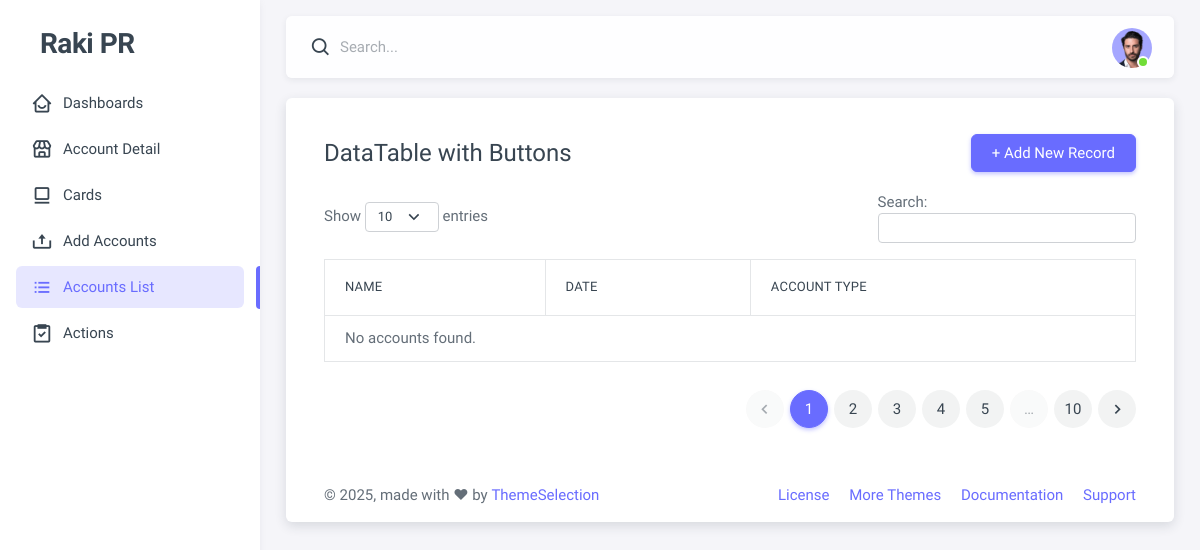
The page /account_list/ on the database as committed earlier.
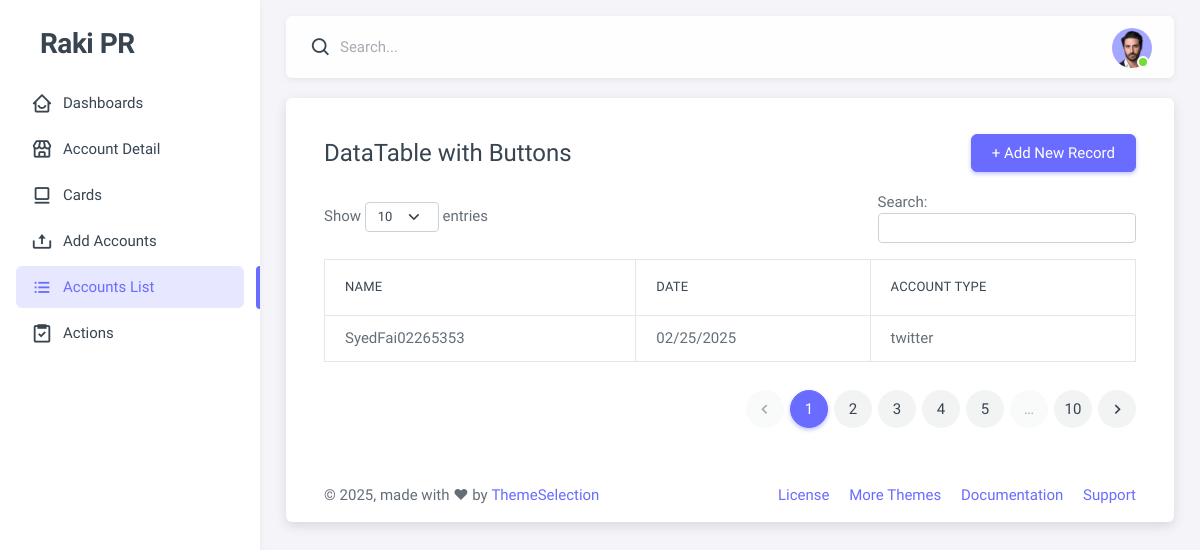
The same page on the database as committed later.
### accountManager/models.py (models this page shows, shortened)
class TwitterAccount(models.Model):
    username = models.CharField(max_length=255, unique=True)
    access_token = models.TextField(blank=True, null=True)  # Longer tokens
    refresh_token = models.TextField(blank=True, null=True)  # Add refresh token
    twitter_user_id = models.CharField(max_length=50, blank=True, null=True)
    expires_at = models.DateTimeField(blank=True, null=True)
    created_at = models.DateTimeField(auto_now_add=True)
    account_type = models.CharField(max_length=255, null=True)

### accountManager/views.py (the view)
# urls.py: path('account_list/', views.account_list, name='account_list'),
def account_list(request):
    accounts = TwitterAccount.objects.all()
    context ={
        'accounts' : accounts,
        }
    return render(request, 'Sneat/account-list.html', context)

### accountManager/templates/Sneat/account-list.html (shortened to what this page needs)
{% extends "Sneat/base.html" %} {% load static %} {% block body %}
<div class="container">
    <div class="content-wrapper shadow-lg p-3 mt-5 bg-white rounded">
      <div class="container-xxl flex-grow-1 container-p-y   ">
        <div class="d-flex flex-column flex-md-row align-items-start align-items-md-center">
          <h4 class="mb-3 mb-md-0">DataTable with Buttons</h4>
          <button class="btn btn-primary ms-md-auto">+ Add New Record</button>
        </div>
        <div class="d-flex flex-column flex-md-row justify-content-between align-items-start align-items-md-center mt-5">
          <div class="mb-3 mb-md-0">
            <label>
              Show
              <select
                name="datatable_length"
                aria-controls="datatable"
                class="form-select form-select-sm d-inline-block w-auto"
              >
                <option value="10">10</option>
              </select>
              entries
            </label>
          </div>
          <div>
            <label>
              Search:
              <input
                type="search"
                class="form-control form-control-sm d-inline-block"
                placeholder=""
                aria-controls="datatable"
              />
            </label>
          </div>
        </div>
        <div class="table-responsive mt-4">
          <table id="datatable" class="table table-bordered bg-white">
            <thead>
              <tr>
                <th>Name</th>
                <th>Date</th>
                <th>Account Type</th>
              </tr>
            </thead>
            <tbody>
                {% for account in accounts %}
              <tr>
                <td>{{ account.username }}</td>
                <td>{{ account.expires_at|date:"m/d/Y" }}</td>
                <td>{{ account.account_type }}</td>
              </tr>
              {% empty %}
              <tr>
                  <td colspan="6">No accounts found.</td>
                  </tr>
                  {% endfor %}
            </tbody>
          </table>
        </div>
        <div class="d-flex justify-content-end mt-3">
          <nav aria-label="pagination">
            <ul class="pagination">
              <li class="page-item disabled">
                <button class="page-link" type="button" aria-label="Previous">
                  <i class="bx bx-chevron-left"></i>
                </button>
              </li>
              <li class="page-item active">
                <button class="page-link" type="button">1</button>
              </li>
              <li class="page-item">
                <button class="page-link" type="button">2</button>
              </li>
              <li class="page-item">
                <button class="page-link" type="button">3</button>
              </li>
              <li class="page-item">
                <button class="page-link" type="button">4</button>
              </li>
              <li class="page-item">
                <button class="page-link" type="button">5</button>
              </li>
              <li class="page-item disabled">
                <button class="page-link" type="button" aria-disabled="true">…</button>
              </li>
              <li class="page-item">
                <button class="page-link" type="button">10</button>
              </li>
              <li class="page-item">
                <button class="page-link" type="button" aria-label="Next">
                  <i class="bx bx-chevron-right"></i>
                </button>
              </li>
            </ul>
          </nav>
        </div>
      </div>
      <footer class="content-footer footer bg-footer-theme">
        <div class="container-xxl">
          <div class="footer-container d-flex flex-column flex-md-row align-items-center justify-content-between py-4">
            <div class="text-body">
              ©
              ,
              made with ❤ by
              <a href="https://themeselection.com" class="footer-link">ThemeSelection</a>
            </div>
            <div class="d-none d-lg-inline-block">
              <a href="https://themeselection.com/license/" class="footer-link me-4">License</a>
              <a href="https://themeselection.com/" class="footer-link me-4">More Themes</a>
              <a href="https://demos.themeselection.com/sneat-bootstrap-html-admin-template/documentation/" class="footer-link me-4">Documentation</a>
              <a href="https://github.com/themeselection/sneat-html-admin-template-free/issues" class="footer-link">Support</a>
            </div>
          </div>
        </div>
      </footer>
    </div>
  </div>
{% endblock %}

### accountManager/templates/Sneat/base.html (shortened to what this page needs)
{% load static %}
<!DOCTYPE html>
<html lang="en" class="light-style layout-menu-fixed layout-compact" dir="ltr" data-theme="theme-default" data-assets-path="../assets/" data-template="vertical-menu-template-free" data-style="light">
  <head>
    <link rel="stylesheet" href="{% static 'assets/vendor/fonts/boxicons.css' %}" />
    <link rel="stylesheet" href="{% static 'assets/vendor/css/core.css' %}" class="template-customizer-core-css" />
    <link rel="stylesheet" href="{% static 'assets/vendor/css/theme-default.css' %}" class="template-customizer-theme-css" />
    <link rel="stylesheet" href="{% static 'assets/css/demo.css' %}" />
    <link rel="stylesheet" href="{% static 'assets/vendor/libs/perfect-scrollbar/perfect-scrollbar.css' %}" />
    <link rel="stylesheet" href="{% static 'assets/vendor/libs/apex-charts/apex-charts.css' %}" />
    <link rel="stylesheet" href="https://cdnjs.cloudflare.com/ajax/libs/boxicons/2.1.0/dist/boxicons.js">
    <link rel="stylesheet" href="https://cdnjs.cloudflare.com/ajax/libs/font-awesome/6.7.2/css/all.min.css">
    <link rel="stylesheet" href="https://cdn.jsdelivr.net/npm/swiper@11/swiper-bundle.min.css" />
  </head>
  <body>
    <div class="layout-wrapper layout-content-navbar">
      <div class="layout-container">
        <aside id="layout-menu" class="layout-menu menu-vertical menu bg-menu-theme">
          <div class="app-brand demo">
            <a href="index.html" class="app-brand-link">
              <span class="app-brand-text demo menu-text fw-bold ms-2">Raki PR</span>
            </a>
          </div>
          <ul class="menu-inner py-1">
            <li class="menu-item {% if request.resolver_match.url_name == 'home' %}active{% endif %}">
                <a href="{% url 'home' %}" class="menu-link">
                  <i class="menu-icon tf-icons bx bx-home-smile"></i>
                  <div class="text-truncate" data-i18n="Dashboards">Dashboards</div>
                </a>
            </li>
            <li class="menu-item {% if request.resolver_match.url_name == 'account_details' %}active{% endif %}">
                <a href="{% url 'account_details' %}" class="menu-link">
                  <i class="menu-icon tf-icons bx bx-store"></i>
                  <div class="text-truncate" data-i18n="Account Pages">Account Detail</div>
                </a>
            </li>
            <li class="menu-item {% if request.resolver_match.url_name == 'card' %}active{% endif %}">
                <a href="{% url 'card' %}" class="menu-link">
                  <i class="menu-icon tf-icons bx bx-card"></i>
                  <div class="text-truncate" data-i18n="Account Pages">Cards</div>
                </a>
            </li>
            <li class="menu-item {% if request.resolver_match.url_name == 'csv' %}active{% endif %}">
                <a href="{% url 'csv' %}" class="menu-link">
                  <i class="menu-icon tf-icons bx bx-upload"></i>
                  <div class="text-truncate" data-i18n="Account Pages">Add Accounts</div>
                </a>
            </li>
            <li class="menu-item {% if request.resolver_match.url_name == 'account_list' %}active{% endif %}">
                <a href="{% url 'account_list' %}" class="menu-link">
                  <i class="menu-icon tf-icons bx bx-list-ul"></i>
                  <div class="text-truncate" data-i18n="Account Pages">Accounts List</div>
                </a>
            </li>
            <li class="menu-item {% if request.resolver_match.url_name == 'action' %}active{% endif %}">
                <a href="{% url 'action' %}" class="menu-link">
                  <i class="menu-icon tf-icons bx bx-task"></i>
                  <div class="text-truncate" data-i18n="Account Pages">Actions</div>
                </a>
            </li>
          </ul>
        </aside>
        <div class="layout-page">
          <nav class="layout-navbar container-xxl navbar navbar-expand-xl navbar-detached align-items-center bg-navbar-theme" id="layout-navbar">
            <div class="navbar-nav-right d-flex align-items-center" id="navbar-collapse">
              <div class="navbar-nav align-items-center">
                <div class="nav-item d-flex align-items-center">
                  <i class="bx bx-search bx-md"></i>
                  <input type="text" class="form-control border-0 shadow-none ps-1 ps-sm-2" placeholder="Search..." aria-label="Search..." />
                </div>
              </div>
              <ul class="navbar-nav flex-row align-items-center ms-auto">
                <li class="nav-item navbar-dropdown dropdown-user dropdown">
                  <a class="nav-link dropdown-toggle hide-arrow p-0" href="javascript:void(0);" data-bs-toggle="dropdown">
                    <div class="avatar avatar-online">
                      <img src="{% static 'assets/img/avatars/1.png' %}" alt class="w-px-40 h-auto rounded-circle" />
                    </div>
                  </a>
                </li>
              </ul>
            </div>
          </nav>
          <div class="content-wrapper">
            {% block body %}{% endblock  %}
          </div>
        </div>
      </div>
    </div>
  </body>
</html>

### accountManager/static/assets/css/demo.css (style rules this page uses)
.menu .app-brand.demo { height: 64px; margin-top: 12px; }
.app-brand-text.demo { font-size: 1.75rem; letter-spacing: -0.5px; }

Rows that differ between the two databases and show on the page:
added TwitterAccount: username "SyedFai02265353", expires_at "02/25/2025", account_type "twitter"
Other text that changed with them:
text no longer shown: "No accounts found."
